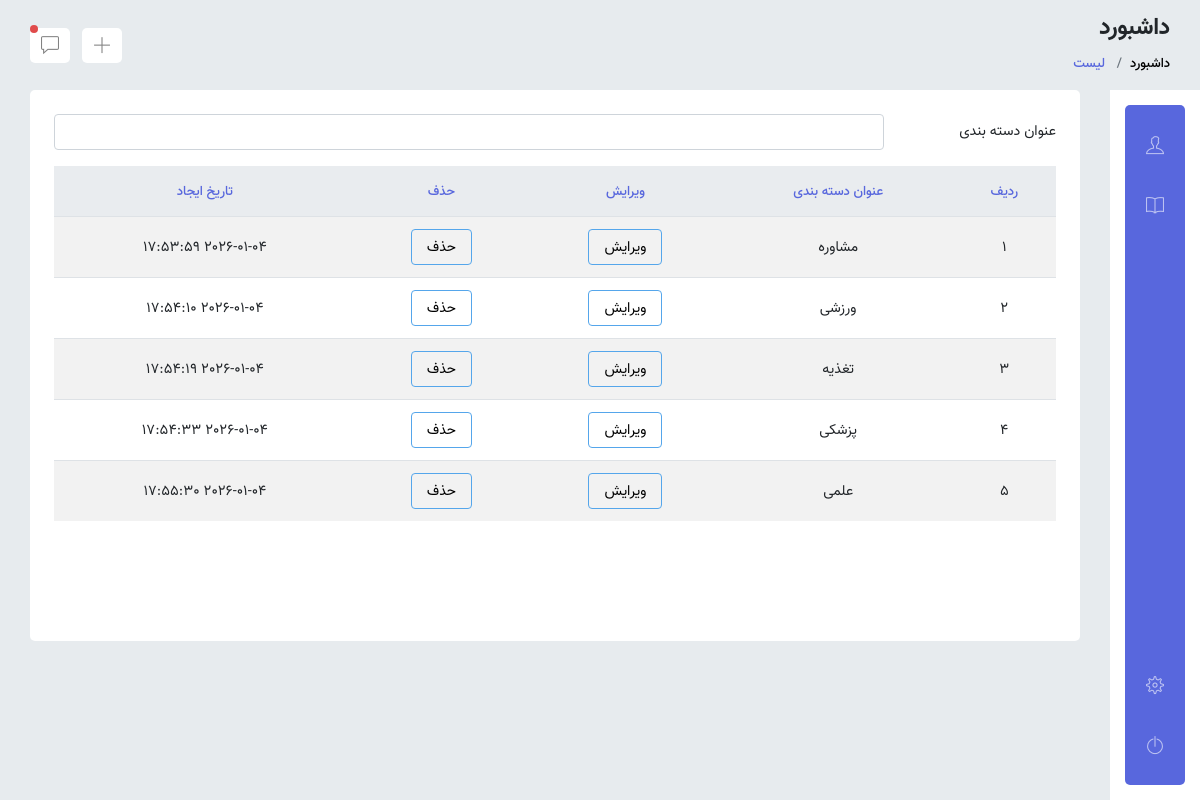
/panel/categories/index.php (signed in), run on the app's committed database.
### tables this page shows
CREATE TABLE IF NOT EXISTS `categories` (
  `id` int NOT NULL AUTO_INCREMENT,
  `title` varchar(250) NOT NULL,
  `created_at` datetime NOT NULL,
  `updated_at` datetime NOT NULL,
  PRIMARY KEY (`id`)
);

### functions/categories.php (called while the page is built, shortened)
<?php
require_once "DB.php";
require_once "helpers.php";
function getAllCategories(){
	$sql="SELECT * FROM categories";
	global $conn;
	$stmt=$conn->prepare($sql);
	$stmt->execute();
	return $stmt->fetchAll();
}

### functions/helpers.php (called while the page is built, shortened)
<?php
function url($url){
	return BASE_URL.$url;
}

### panel/categories/index.php (the view, shortened to what this page needs)
<?php
	require_once "../../functions/helpers.php";
	require_once "../../functions/categories.php";
    $categories=getAllCategories();
	include "../layouts/head.php";
	include "../layouts/navigation.php";
	include "../layouts/header.php";
?>
	<main class="main-content">
		<div class="card">
            <div class="card-body">
				<div class="table overflow-auto" tabindex="8">
					<div class="form-group row">
						<label class="col-sm-2 col-form-label">عنوان دسته بندی</label>
						<div class="col-sm-10">
							<input type="text" class="form-control text-left" dir="rtl">
						</div>
					</div>
					<table class="table table-striped table-hover">
						<thead class="thead-light">
						<tr>
							<th class="text-center align-middle text-primary">ردیف</th>
							<th class="text-center align-middle text-primary">عنوان دسته بندی</th>
							<th class="text-center align-middle text-primary">ویرایش</th>
							<th class="text-center align-middle text-primary">حذف</th>
							<th class="text-center align-middle text-primary">تاریخ ایجاد</th>
						</tr>
						</thead>
						<tbody>
                        <?php
                            $i=1;
                            foreach($categories as $category){
                        ?>
							<tr>
								<td class="text-center align-middle"><?= $i++; ?></td>
								<td class="text-center align-middle"><?= $category->title ?></td>
								<td class="text-center align-middle">
									<a class="btn btn-outline-info" href="<?= url('/panel/categories/edit.php?id='). $category->id ?>">
										ویرایش
									</a>
								</td>
                                <td class="text-center align-middle">
									<a class="btn btn-outline-info" href="<?= url('/panel/categories/delete.php?id='). $category->id ?>">
										حذف
									</a>
								</td>
								<td class="text-center align-middle"><?= $category->created_at ?></td>
							</tr>
                        <?php
                            }
                        ?>
					</table>
				</div>
            </div>
        </div>
	</main>
<?php
	include "../layouts/footer.php"
?>

### data on the page
categories: title "مشاوره", created_at "2026-01-04 17:53:59"
categories: title "ورزشی", created_at "2026-01-04 17:54:10"
categories: title "تغذیه", created_at "2026-01-04 17:54:19"
categories: title "پزشکی", created_at "2026-01-04 17:54:33"
categories: title "علمی", created_at "2026-01-04 17:55:30"
